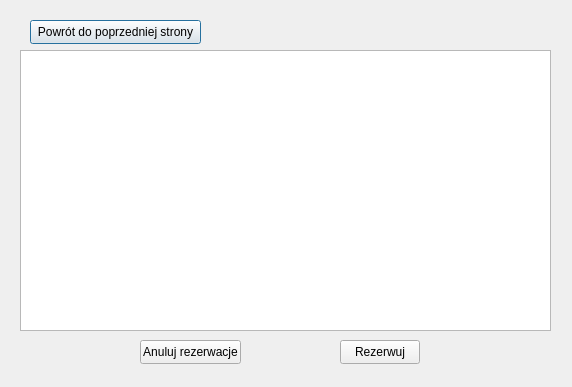
<?xml version="1.0" encoding="UTF-8"?>
<ui version="4.0">
 <class>MakeReservation</class>
 <widget class="QDialog" name="MakeReservation">
  <property name="geometry">
   <rect>
    <x>0</x>
    <y>0</y>
    <width>572</width>
    <height>387</height>
   </rect>
  </property>
  <property name="windowTitle">
   <string>Dialog</string>
  </property>
  <widget class="QPushButton" name="back">
   <property name="geometry">
    <rect>
     <x>30</x>
     <y>20</y>
     <width>171</width>
     <height>24</height>
    </rect>
   </property>
   <property name="text">
    <string>Powrót do poprzedniej strony</string>
   </property>
  </widget>
  <widget class="QTableWidget" name="tableWidget">
   <property name="geometry">
    <rect>
     <x>20</x>
     <y>50</y>
     <width>531</width>
     <height>281</height>
    </rect>
   </property>
   <property name="selectionMode">
    <enum>QAbstractItemView::SingleSelection</enum>
   </property>
  </widget>
  <widget class="QPushButton" name="reserve">
   <property name="geometry">
    <rect>
     <x>340</x>
     <y>340</y>
     <width>80</width>
     <height>24</height>
    </rect>
   </property>
   <property name="text">
    <string>Rezerwuj</string>
   </property>
  </widget>
  <widget class="QPushButton" name="unreserve">
   <property name="geometry">
    <rect>
     <x>140</x>
     <y>340</y>
     <width>101</width>
     <height>24</height>
    </rect>
   </property>
   <property name="text">
    <string>Anuluj rezerwacje</string>
   </property>
  </widget>
  <widget class="QLabel" name="movieName">
   <property name="geometry">
    <rect>
     <x>240</x>
     <y>20</y>
     <width>331</width>
     <height>21</height>
    </rect>
   </property>
   <property name="font">
    <font>
     <pointsize>16</pointsize>
    </font>
   </property>
   <property name="text">
    <string/>
   </property>
  </widget>
 </widget>
 <resources/>
 <connections/>
</ui>
